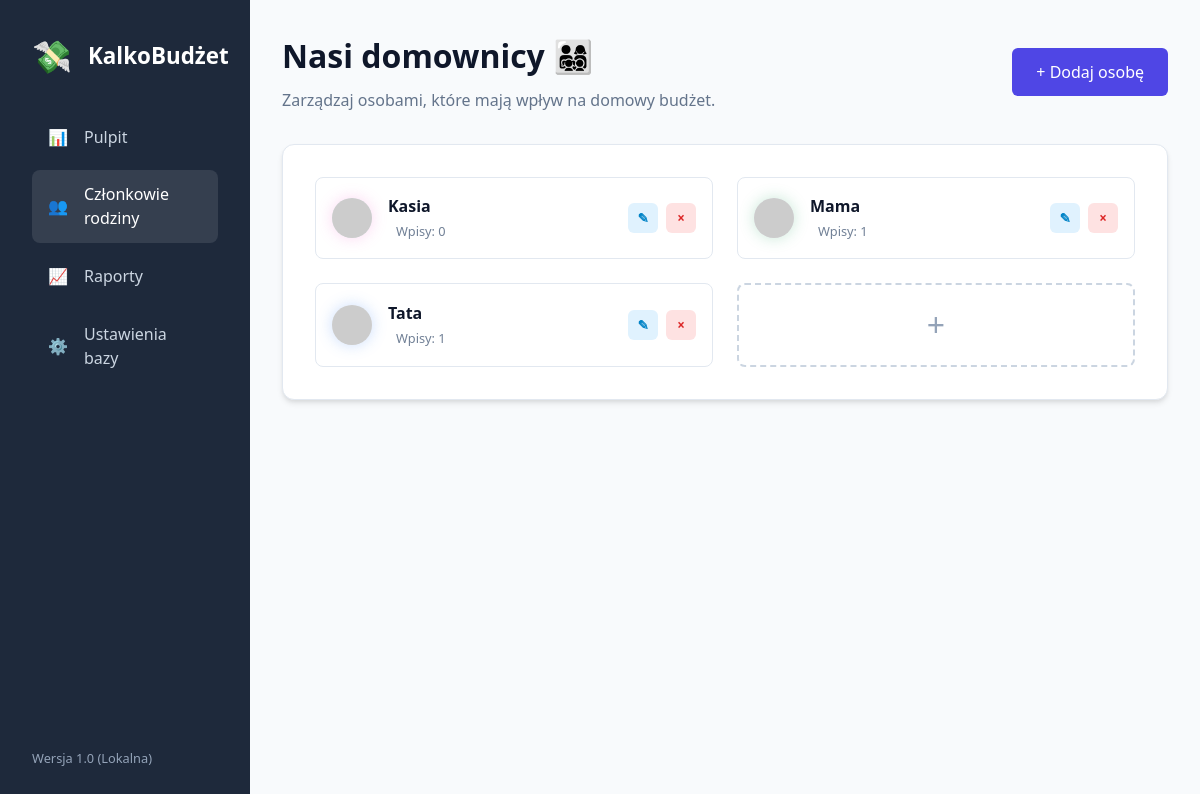
/members.php, run on the app's committed database.
### tables this page shows
CREATE TABLE users (
                id INTEGER PRIMARY KEY AUTOINCREMENT,
                name TEXT NOT NULL,
                color TEXT DEFAULT '#ffffff'
            , avatar TEXT DEFAULT 'avataaars');

### members.php (the view, shortened to what this page needs)
<?php
require_once 'db.php';
$stmt = $db->query("
    SELECT u.*, COUNT(t.id) as tx_count
    FROM users u
    LEFT JOIN transactions t ON u.id = t.user_id
    GROUP BY u.id
    ORDER BY u.name
");
$users = $stmt->fetchAll(PDO::FETCH_ASSOC);
?>
<!DOCTYPE html>
<html lang="pl">
<head>
    <link rel="stylesheet" href="style.css">
</head>
<body>
    <div class="app-container">
        <nav class="sidebar glass-effect">
            <div class="logo">
                <div class="logo-icon">💸</div>
                <h1>KalkoBudżet</h1>
            </div>
            <ul class="nav-links">
                <li><a href="index.php"><span class="nav-icon">📊</span> Pulpit</a></li>
                <li class="active"><a href="members.php"><span class="nav-icon">👥</span> Członkowie rodziny</a></li>
                <li><a href="reports.php"><span class="nav-icon">📈</span> Raporty</a></li>
                <li><a href="settings.php"><span class="nav-icon">⚙️</span> Ustawienia bazy</a></li>
            </ul>
            <div class="sidebar-footer">
                <p>Wersja 1.0 (Lokalna)</p>
            </div>
        </nav>
        <main class="main-content">
            <header class="topbar" style="display: flex; justify-content: space-between; align-items: center;">
                <div>
                    <h2 class="greeting">Nasi domownicy 👨‍👩‍👧‍👦</h2>
                    <p class="subtitle">Zarządzaj osobami, które mają wpływ na domowy budżet.</p>
                </div>
                <button class="btn-primary" onclick="openMemberModal()">+ Dodaj osobę</button>
            </header>
            <div class="content-grid" style="grid-template-columns: 1fr; margin-top: 2rem;">
                <section class="family-members glass-effect section-box">
                    <div class="users-list" style="display: grid; grid-template-columns: repeat(auto-fill, minmax(280px, 1fr)); gap: 1.5rem;">
                        <?php foreach($users as $u): ?>
                            <div class="user-card" style="justify-content: space-between;">
                                <div style="display: flex; align-items: center; gap: 1rem;">
                                    <div class="user-avatar" style="border-color: <?= htmlspecialchars($u['color']) ?>; box-shadow: 0 0 15px <?= htmlspecialchars($u['color']) ?>44; background-color: #f1f5f9;">
                                        <img src="https://robohash.org/<?= urlencode($u['avatar'] ?? 'cat1') ?>.png?set=set4&size=150x150" alt="<?= htmlspecialchars($u['name']) ?>">
                                    </div>
                                    <div class="user-info">
                                        <h4><?= htmlspecialchars($u['name']) ?></h4>
                                        <span style="font-size: 0.8rem; color: #718096; background: rgba(255,255,255,0.5); padding: 2px 8px; border-radius: 12px;">Wpisy: <?= $u['tx_count'] ?></span>
                                    </div>
                                </div>
                                <div style="display: flex; gap: 0.5rem; align-items: center;">
                                    <button type="button" class="btn-edit" title="Edytuj członka rodziny" onclick="openEditMemberModal(<?= $u['id'] ?>, '<?= htmlspecialchars(addslashes($u['name'])) ?>', '<?= htmlspecialchars($u['color']) ?>', '<?= htmlspecialchars($u['avatar'] ?? 'micah') ?>')">✎</button>
                                    <form action="delete_member.php" method="POST" style="margin: 0;" onsubmit="return confirm('Na pewno usunąć tę osobę?<?= $u['tx_count'] > 0 ? '\n\nUWAGA: Trwale usunięte zostaną również wszystkie jej wpisy i transakcje (' . $u['tx_count'] . ')!' : '' ?>');">
                                        <button type="submit" class="btn-delete" title="Usuń członka rodziny">×</button>
                                    </form>
                                </div>
                            </div>
                        <?php endforeach; ?>
                        <div class="user-card" style="justify-content: center; cursor: pointer; border: 2px dashed #cbd5e1; background: rgba(255,255,255,0.3);" onclick="openMemberModal()">
                            <span style="font-size: 2rem; color: #94a3b8; font-weight: 300;">+</span>
                        </div>
                    </div>
                </section>
            </div>
        </main>
    </div>
</body>
</html>

### style.css (style rules this page uses)
:root { --bg-color: #f8fafc; --sidebar-bg: #1e293b; --card-bg: #ffffff; --text-primary: #0f172a; --text-secondary: #64748b; --text-sidebar: #f8fafc; --accent-color: #4f46e5; --accent-hover: #4338ca; --green-color: #10b981; --red-color: #ef4444; --blue-color: #3b82f6; --border-color: #e2e8f0; --shadow: 0 4px 6px -1px rgba(0, 0, 0, 0.1), 0 2px 4px -1px rgba(0, 0, 0, 0.06); }
* { margin: 0; padding: 0; box-sizing: border-box; font-family: 'Segoe UI', system-ui, sans-serif; }
body { background-color: var(--bg-color); color: var(--text-primary); min-height: 100vh; font-size: 16px; line-height: 1.5; }
.app-container { display: flex; min-height: 100vh; width: 100%; }
.sidebar { width: 250px; background-color: var(--sidebar-bg); color: var(--text-sidebar); padding: 2rem; display: flex; flex-direction: column; gap: 2rem; flex-shrink: 0; }
.logo { display: flex; align-items: center; gap: 1rem; }
.logo-icon { font-size: 2rem; }
.logo h1 { font-size: 1.4rem; color: #fff; }
.nav-links { list-style: none; display: flex; flex-direction: column; gap: 0.5rem; }
.nav-links a { text-decoration: none; color: #cbd5e1; display: flex; align-items: center; gap: 1rem; padding: 0.8rem 1rem; border-radius: 8px; transition: background 0.2s; }
.nav-links a:hover, .nav-links li.active a { background-color: rgba(255, 255, 255, 0.1); color: #fff; }
.sidebar-footer { margin-top: auto; font-size: 0.8rem; color: #94a3b8; }
.main-content { flex: 1; padding: 2rem; max-width: 1200px; }
.topbar { margin-bottom: 2rem; }
.greeting { font-size: 2rem; margin-bottom: 0.5rem; }
.subtitle { color: var(--text-secondary); }
.content-grid { display: grid; grid-template-columns: 2fr 1fr; gap: 2rem; }
.section-box { background-color: var(--card-bg); padding: 2rem; border-radius: 12px; box-shadow: var(--shadow); border: 1px solid var(--border-color); }
.btn-delete { background-color: #fee2e2; color: #dc2626; border: none; width: 30px; height: 30px; border-radius: 6px; cursor: pointer; font-weight: bold; }
.btn-edit { background-color: #e0f2fe; color: #0284c7; border: none; width: 30px; height: 30px; border-radius: 6px; cursor: pointer; font-weight: bold; }
.users-list { display: flex; flex-direction: column; gap: 1rem; }
.user-card { display: flex; align-items: center; gap: 1rem; padding: 1rem; border: 1px solid var(--border-color); border-radius: 8px; }
.user-avatar { width: 40px; height: 40px; border-radius: 50%; overflow: hidden; background-color: #e2e8f0; }
.user-avatar img { width: 100%; }
.btn-primary { background-color: var(--accent-color); color: white; border: none; padding: 0.8rem 1.5rem; border-radius: 6px; font-size: 1rem; cursor: pointer; font-weight: 500; }

### data on the page
users: name "Kasia", tx_count "0"
users: name "Mama", tx_count "1"
users: name "Tata", tx_count "1"
